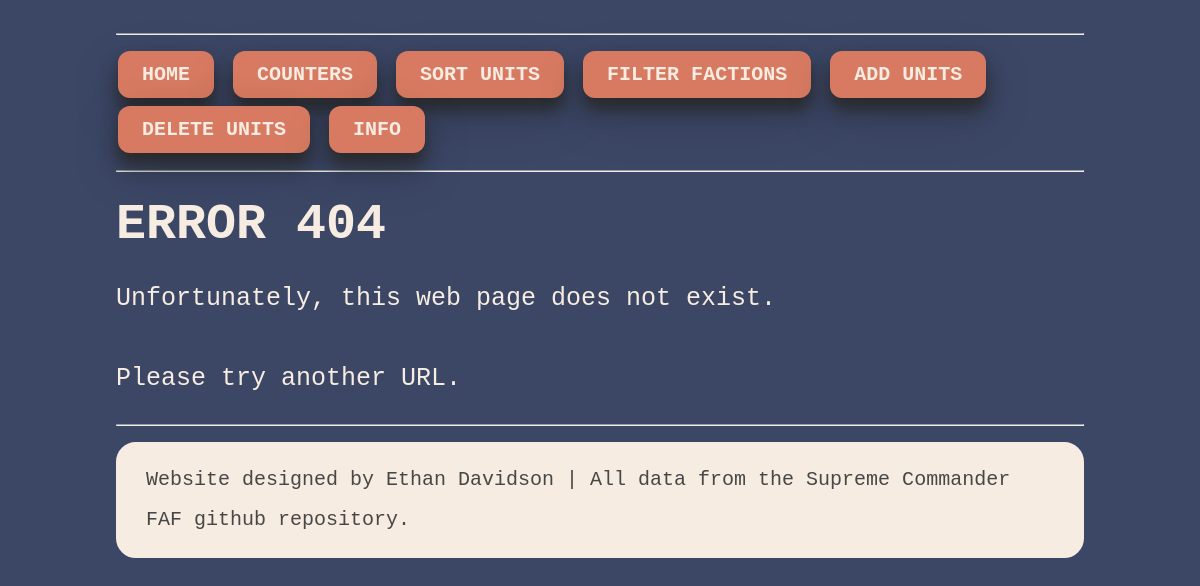
The app's page /counters/172, older data.
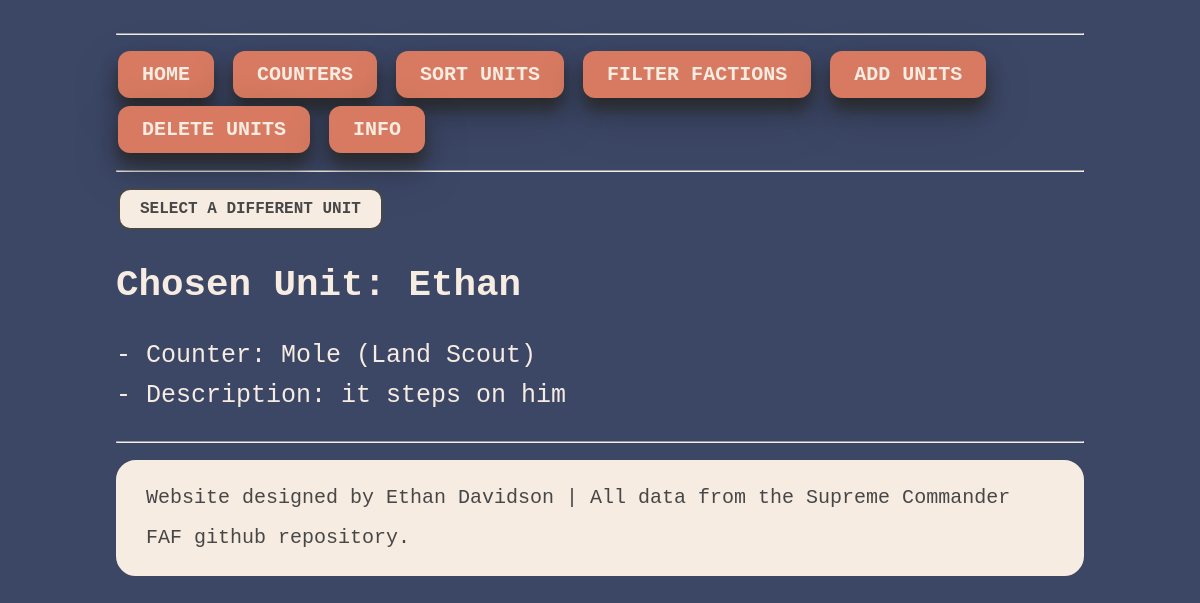
The same page, newer data.
### tables this page shows
CREATE TABLE Units_T1_Land (ID INTEGER PRIMARY KEY AUTOINCREMENT, Name TEXT, Health INT, DPS INT, Mass_Cost INT, Energy_Cost INT, "Range" INT, Speed INT, Faction_ID INT REFERENCES Faction (ID));

CREATE TABLE Matchup (ID INTEGER PRIMARY KEY AUTOINCREMENT, Unit_for_ID INT REFERENCES Units_T1_Land (ID), Unit_against_ID INT REFERENCES Units_T1_Land (ID), Description TEXT);

### sc_web.py (the view)
@app.route('/counters/<int:id>')
def unit_counter(id):
	try:
		with sqlite3.connect(TARGET_DATABASE_FILE) as connection:
			cursor = connection.cursor()
			query = """
			SELECT This_info.Name as This_name, Counters.Name as Counter_name, Matchup.Description FROM Matchup
			JOIN Units_T1_Land as Counters  ON Matchup.Unit_against_ID=Counters.ID
			JOIN Units_T1_Land as This_info ON Matchup.Unit_for_ID=This_info.ID WHERE Matchup.Unit_for_ID = ?
			"""
			cursor.execute(query, (id,))
			results = cursor.fetchall()
			return render_template('counter.html', data=results)
	except:
		return render_template("404.html")

### templates/counter.html
{% extends "layout.html" %}
{% block content %}
		<a href="/counters">
		    <button class="back_button back_hover" type="button">SELECT A DIFFERENT UNIT</button>
		</a>
	<h2> Chosen Unit: {{ data[0][0] }}</h2>
    {% for item in data %}
        <p>- Counter: {{ item[1] }} <br> - Description: {{item[2]}}</p>
    {% endfor %}
{% endblock %}

### templates/layout.html (shortened to what this page needs)
<!DOCTYPE html>
<html lang="en">
<head>
    <link rel="stylesheet" href="/static/style.css">
</head>
<body>
	<nav>
		{% include "nav.html" %}
	</nav>
	{% block content %}{% endblock %}
	<footer>
		{% include "footer.html" %}
	</footer>
</body>
</html>

### templates/nav.html
<hr>
<nav>
<a href="/">
    <button class="button button1" type="button">HOME</button>
</a>
<a href="/counters">
    <button class="button button1" type="button">COUNTERS</button>
</a>
<a href="/sort_units/1">
    <button class="button button1" type="button">SORT UNITS</button>
</a>
<a href="/filter_factions/0">
    <button class="button button1" type="button">FILTER FACTIONS</button>
</a>
<a href="/add_units">
    <button class="button button1" type="button">ADD UNITS</button>
</a><a href="/delete_units">
    <button class="button button1" type="button">DELETE UNITS</button>
</a>
</a><a href="/boundary">
    <button class="button button1" type="button">INFO</button>
</a>
</nav>
<hr>

### templates/footer.html
<hr>
<h2 class = "bluebox">Website designed by Ethan Davidson | All data from the Supreme Commander FAF github repository.</h2>

### templates/404.html
{% extends "layout.html" %}
{% block content %}
		<h1> ERROR 404</h1>
        <p>Unfortunately, this web page does not exist. <br><br> Please try another URL.</p>
{% endblock %}

### static/style.css (style rules this page uses)
html, body { font-family: "Lucida Console", monospace; margin: 0rem 3rem; }
:root { --col_1: #D77A61; --col_2: #474747; --col_3: #F7ECE1; --col_4: #3c4766; --col_5: #D77A61; }
body { color: var(--col_3); font-size: 25px; line-height: 40px; text-align: left; background-color: var(--col_4); padding: 20px; }
a { color: inherit; text-decoration: inherit; }
.button { font-family: Lucida Console, monospace; font-weight: bold; border: none; color: var(--col_2); padding: 12px 24px; text-align: center; text-decoration: none; display: inline-block; font-size: 20px; margin: 4px 2px; transition-duration: 0.4s; cursor: pointer; border-radius: 12px; }
.back_button { font-family: Lucida Console, monospace; border: 2px solid var(--col_2); font-weight: bold; border-radius: 12px; color: var(--col_2); padding: 10px 20px; text-align: center; text-decoration: none; display: inline-block; font-size: 16px; margin: 4px 2px; transition-duration: 0.4s; cursor: pointer; background-color: var(--col_3); }
.button1 { background-color: var(--col_5); color: var(--col_3); box-shadow: 0 12px 16px 0 rgba(40,40,40,0.9), 0 17px 50px 0 rgba(0,0,0,0.19); }
.bluebox { font-family: Lucida Console, monospace; display: flex; font-size: 20px; color: var(--col_2); font-weight: lighter; background-color: var(--col_3); padding: 12px 24px; border-style: solid; border-width: 6px; border-color: var(--col_3); border-radius: 20px; }

Row changes from the older to the newer data that the page shows:
added Units_T1_Land: Name "Ethan"
added Matchup: Name "Mole (Land Scout)", Description "it steps on him"
Text that changed along with them:
text no longer shown: "ERROR 404 Unfortunately, this web page does not exist. Please try another URL."
text now shown: "SELECT A DIFFERENT UNIT Chosen Unit:"
